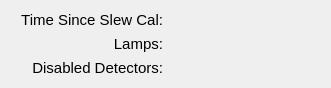
   <widget class="QWidget" name="gridLayoutWidget_8">
    <property name="geometry">
     <rect>
      <x>740</x>
      <y>80</y>
      <width>331</width>
      <height>81</height>
     </rect>
    </property>
    <layout class="QGridLayout" name="slewcal_layout" rowstretch="100,100,100" columnstretch="100,100">
     <property name="sizeConstraint">
      <enum>QLayout::SetDefaultConstraint</enum>
     </property>
     <item row="2" column="0">
      <widget class="QLabel" name="label_14">
       <property name="font">
        <font>
         <pointsize>11</pointsize>
        </font>
       </property>
       <property name="text">
        <string>Disabled Detectors:</string>
       </property>
       <property name="alignment">
        <set>Qt::AlignRight|Qt::AlignTrailing|Qt::AlignVCenter</set>
       </property>
      </widget>
     </item>
     <item row="0" column="0">
      <widget class="QLabel" name="label_12">
       <property name="font">
        <font>
         <pointsize>11</pointsize>
        </font>
       </property>
       <property name="text">
        <string>Time Since Slew Cal:</string>
       </property>
       <property name="alignment">
        <set>Qt::AlignRight|Qt::AlignTrailing|Qt::AlignVCenter</set>
       </property>
      </widget>
     </item>
     <item row="0" column="1">
      <widget class="QLabel" name="slewcaltime_value">
       <property name="font">
        <font>
         <pointsize>11</pointsize>
        </font>
       </property>
       <property name="text">
        <string/>
       </property>
      </widget>
     </item>
     <item row="2" column="1">
      <widget class="QLabel" name="disabled_detectors_value">
       <property name="font">
        <font>
         <pointsize>11</pointsize>
        </font>
       </property>
       <property name="text">
        <string/>
       </property>
      </widget>
     </item>
     <item row="1" column="0">
      <widget class="QLabel" name="label_11">
       <property name="font">
        <font>
         <pointsize>11</pointsize>
        </font>
       </property>
       <property name="text">
        <string>Lamps:</string>
       </property>
       <property name="alignment">
        <set>Qt::AlignRight|Qt::AlignTrailing|Qt::AlignVCenter</set>
       </property>
      </widget>
     </item>
     <item row="1" column="1">
      <widget class="QLabel" name="LampsValue">
       <property name="font">
        <font>
         <pointsize>11</pointsize>
        </font>
       </property>
       <property name="text">
        <string/>
       </property>
      </widget>
     </item>
    </layout>
   </widget>
